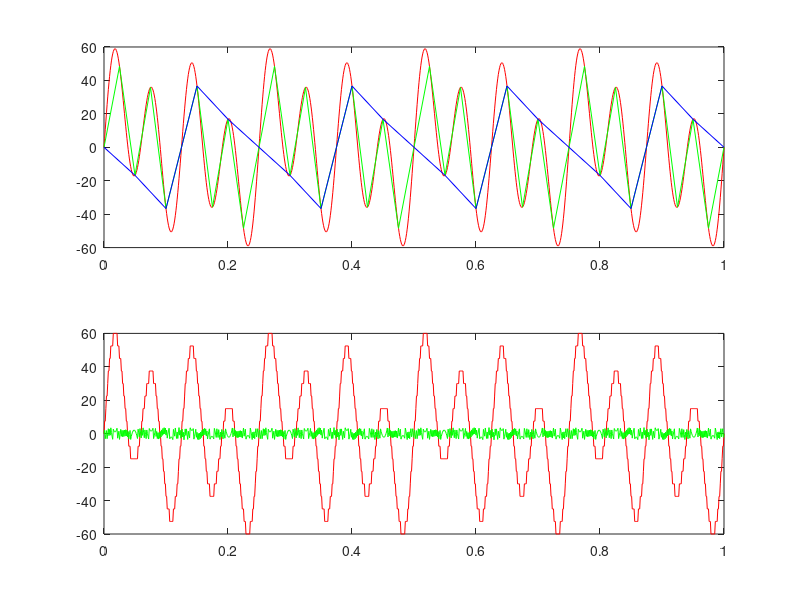

The MATLAB script that drew this image:
clc;
clear all;
close all;
a1 = 10;
a2 = 20;
a3 = 40;

f1 = 4;
f2 = 8;
f3 = 16;

n = 1000;

t = 0:1/n:1;

x = a1*sin(2*pi*f1*t) + a2*sin(2*pi*f2*t) + a3*sin(2*pi*f3*t);
subplot(2,1,1);
plot(t,x,'red');
hold on;

fos = 40;
tos = 0:1/fos:1;
x1 = a1*sin(2*pi*f1*tos) + a2*sin(2*pi*f2*tos) + a3*sin(2*pi*f3*tos);
subplot(2,1,1);
plot(tos,x1,'green');

fus = 20;%allising happend
tus = 0:1/fus:1;
x1 = a1*sin(2*pi*f1*tus) + a2*sin(2*pi*f2*tus) + a3*sin(2*pi*f3*tus);
subplot(2,1,1);
plot(tus,x1,'blue');


signal1 = x;
nbit = 2;
level = 2.^nbit;
mn = min(a1,min(a2,a3));
mx = max(a1,max(a2,a3));
scallingfac = (mx-mn)/(level);
signal1=signal1/scallingfac;
signal1 = round(signal1);
signal1 = signal1*scallingfac;
subplot(2,1,2)
plot(t,signal1,'r');
hold on;

signal1 = signal1 - x;
subplot(2,1,2)
plot(t,signal1,'g');
hold on;


